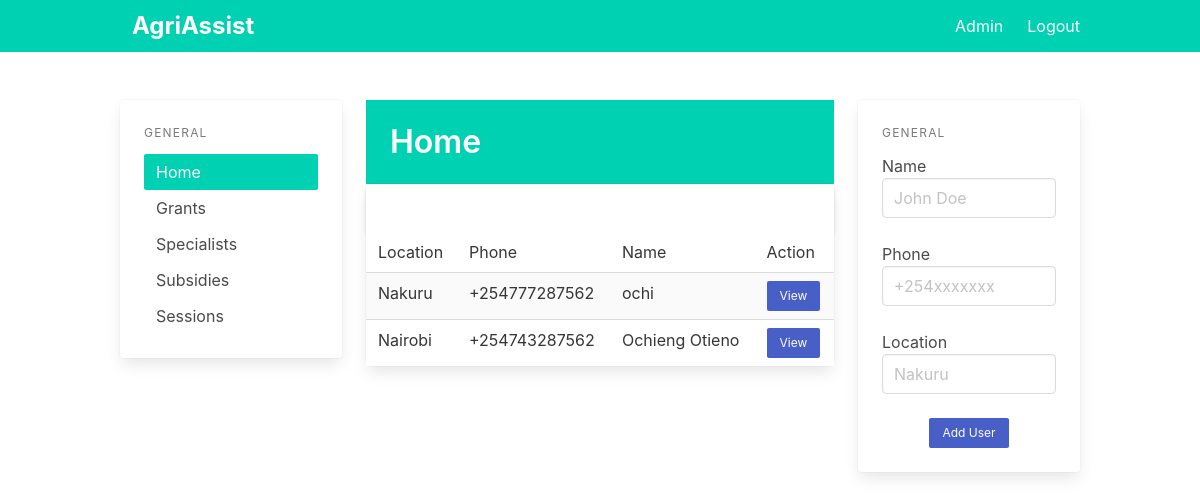
Before: / (signed in) with the older database file.
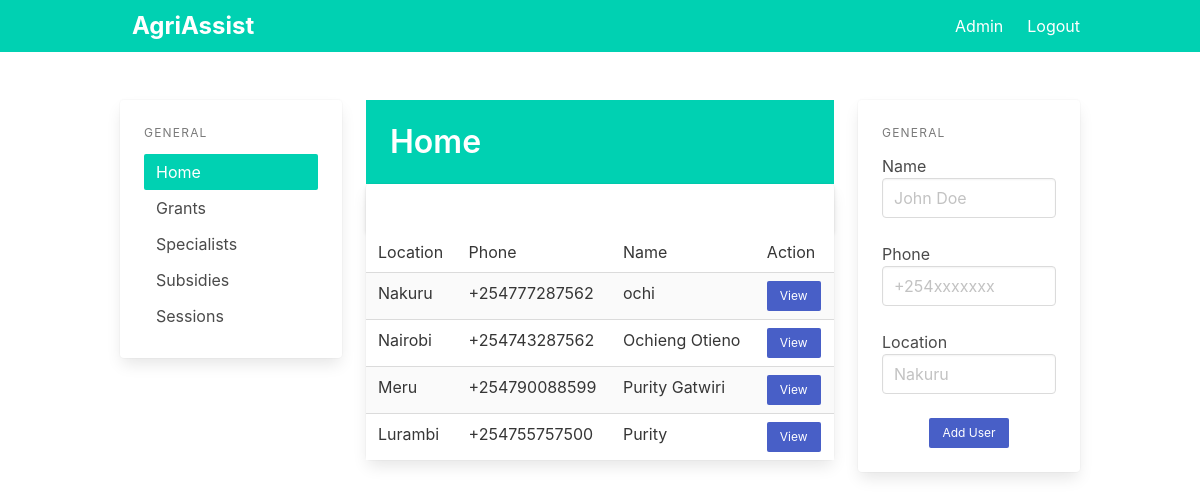
After: the same page with the newer database file.
### app/models.py (models this page shows)
class User(db.Model):
    id = db.Column(db.Integer, primary_key=True)
    phone = db.Column(db.String(15), unique=True)
    name = db.Column(db.String(100))
    location = db.Column(db.String(100))

### app/pages.py (the view)
@page.route('/')
@login_required
def index():
    users = all_users()
    return render_template('index.html', users=users)

### app/utils.py (called while the page is built)
def all_users():
    return User.query.all()

### app/templates/index.html (shortened to what this page needs)
{% extends "base.html" %}
{% block content %}
<div class="columns">
  <div class="column is-3 ">
    <div class="card">
      <aside class="menu is-hidden-mobile card-content">
        <p class="menu-label">
          General
        </p>
        <ul class="menu-list">
          <li><a class="has-background-primary has-text-white" href="/">Home</a></li>
          <li><a href="{{ url_for('page.grants') }}">Grants</a></li>
          <li><a href="{{ url_for('page.specialists') }}">Specialists</a></li>
          <li><a href="{{ url_for('page.subsidies') }}">Subsidies</a></li>
          <li><a href="{{ url_for('page.sessions') }}">Sessions</a></li>
        </ul>
      </aside>
    </div>
  </div>
  <div class="column is-6">
    <section class="hero is-primary welcome is-small">
      <div class="hero-body">
        <div class="container">
          <h1 class="title">
            Home
          </h1>
        </div>
      </div>
    </section>
    <div class="is-6">
      <div class="card events-card">
        <header class="card-header">
          <a href="#" class="card-header-icon" aria-label="more options">
            <span class="icon">
            </span>
          </a>
        </header>
        <div class="card-table">
          <div class="content">
            <table class="table is-fullwidth is-striped">
              <tbody>
                <tr>
                  <td>Location</td>
                  <td>Phone</td>
                  <td>Name</td>
                  <td>Action</td>
                </tr>
                {%for user in users%}
                <tr>
                  <td>{{user.location}}</td>
                  <td>{{user.phone}}</td>
                  <td>{{user.name}}</td>
                  <td><a class="button is-link is-small" href="/user/{{user.id}}">View</a></td>
                </tr>
                {% endfor%}
              </tbody>
            </table>
          </div>
        </div>
      </div>
    </div>
  </div>
  <div class="column is-3">
    <div class="card">
      <div class="card-content">
        <div class="content">
          <aside class="menu is-hidden-mobile">
            <p class="menu-label">
              General
            </p>
            <div class="file is-centered is-boxed is-success has-name">
              <label class="file-label">
                <form action="{{ url_for('page.new_user') }}" method="POST">
                  <div class="control">
                    <label>Name</label>
                    <input class="input" type="text" placeholder="John Doe" name="name">
                  </div>
                  <br />
                  <div class="control">
                    <label>Phone</label>
                    <input class="input" type="text" placeholder="+254xxxxxxx" name="phone">
                  </div>
                  <br>
                  <div class="control">
                    <label>Location</label>
                    <input class="input" type="text" placeholder="Nakuru" name="location">
                  </div>
                  <br />
                  <div class="field is-grouped is-grouped-centered">
                    <p class="control">
                      <input type="submit" value="Add User" class="button is-primary is-link is-small">
                    </p>
                  </div>
                </form>
              </label>
            </div>
          </aside>
        </div>
      </div>
    </div>
  </div>
</div>
{% endblock %}

### app/templates/base.html (shortened to what this page needs)
<!DOCTYPE html>
<html lang="en">
<head>
  <link rel="stylesheet" href="https://cdn.jsdelivr.net/npm/bulma@0.9.4/css/bulma.min.css">
</head>
<body>
  <section class="is-fullheight">
    <nav class="navbar is-primary">
      <div class="container">
        <div id="navbarMenuHeroA" class="navbar-menu">
          <div class="navbar-start">
            <a href="{{ url_for('main.index') }}" class="navbar-item label is-large">
              AgriAssist
            </a>
          </div>
          <div class="navbar-end">
            {% if current_user.is_authenticated %}
            <a href="{{ url_for('main.index') }}" class="navbar-item">
              Admin
            </a>
            {% endif %}
            {% if current_user.is_authenticated %}
            <a href="{{ url_for('auth.logout') }}" class="navbar-item">
              Logout
            </a>
            {% endif %}
          </div>
        </div>
      </div>
    </nav>
    <div class="hero-body">
      <div class="container">
        {% block content %}
        {% endblock %}
      </div>
    </div>
  </section>
</body>
</html>

Changed rows visible on the page:
added User: location "Meru", phone "+254790088599", name "Purity Gatwiri"
added User: location "Lurambi", phone "+254755757500", name "Purity"
